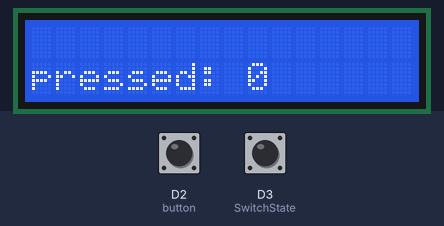
Simulated run of this program. Board: CircuitPython board. On the bench: 16×2 character LCD. The test bench sets the inputs (shaded band); at power-on: D2 (button) HIGH, D3 (SwitchState) HIGH. What the program prints to the serial console is not drawn.

Above: at 1.2 s.
1.3 s: D2 (button) pulled LOW for 0.15 s
At 2.6 s:
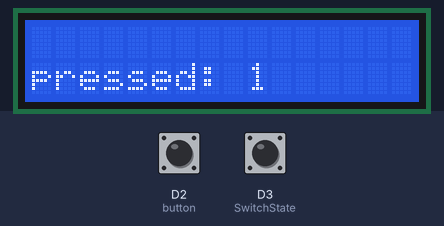
2.9 s: D3 (SwitchState) pulled LOW for 3.2 s
7.6 s: D2 (button) pulled LOW for 3.2 s
At 9.0 s:
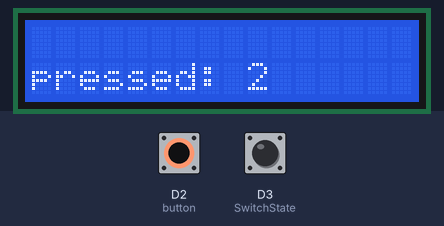
12.3 s: D2 (button) pulsed LOW 5 times (0.12 s each, 0.3 s apart)
At 14.7 s:
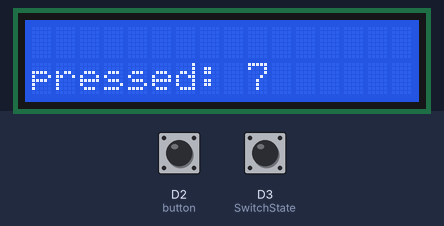
15.3 s: D3 (SwitchState) pulled LOW for 1 s
17.8 s: D3 (SwitchState) pulsed LOW 5 times (0.12 s each, 0.3 s apart)
Timing chart, 0 to 20.8 s (numbered marks = the images above; inputs shaded):
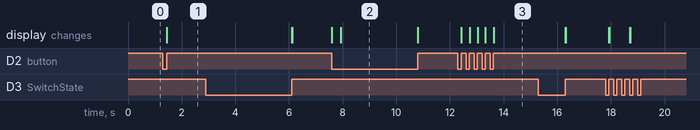

The program:

LCD_Assignment.py
```python
#Lukas Hange
# LCD assignment button press with switch this assignment makes while make your button counter go up when switched one way and the other when flipped the other way
#8/30/19


import board #pylint: disable-msg=import-error
import math #pylint: disable-msg=import-error
import time
import digitalio #pylint: disable-msg=import-error
import adafruit_bus_device #pylint: disable-msg=import-error

from lcd.lcd import LCD #pylint: disable-msg=import-error

from lcd.i2c_pcf8574_interface import I2CPCF8574Interface #pylint: disable-msg=import-error

from lcd.lcd import CursorMode #pylint: disable-msg=import-error


button = digitalio.DigitalInOut(board.D2)
button.direction = digitalio.Direction.INPUT
button.pull = digitalio.Pull.UP


SwitchState = digitalio.DigitalInOut(board.D3)
SwitchState.direction = digitalio.Direction.INPUT
SwitchState.pull = digitalio.Pull.UP


lcd = LCD(I2CPCF8574Interface(0x27), num_rows=2, num_cols=16)


counter = 0
oldSwitchState = 0
newSwitchState = 1
adder=1

while True:

    lcd.clear() # clears LCD
    lcd.set_cursor_pos(1,0) # sets position of LCD text
    lcd.print("pressed:")

    lcd.set_cursor_pos(1,9)
    lcd.print(str(counter)) # prints the string number


    if button.value:
        print("0")
        time.sleep(0.05)
        oldSwitchState = 0

    elif oldSwitchState == 0 and newSwitchState == 1:

        if SwitchState.value:# When the switch is on this makes the counter go up
            adder = 1
        else:# When the swtich is off makes the counter go down
            adder = -1
        print("1")


        time.sleep(0.05)
        counter += adder

        oldSwitchState = 1
```

Measured:
- after the input at 1.3 s, the display: first changes after 0.15 s (image 1 shows a later state)
- after the input at 7.6 s, the display: first changes at once (image 2 shows a later state)
- after the input at 12.3 s, the display: first changes after 0.12 s (image 3 shows a later state)
